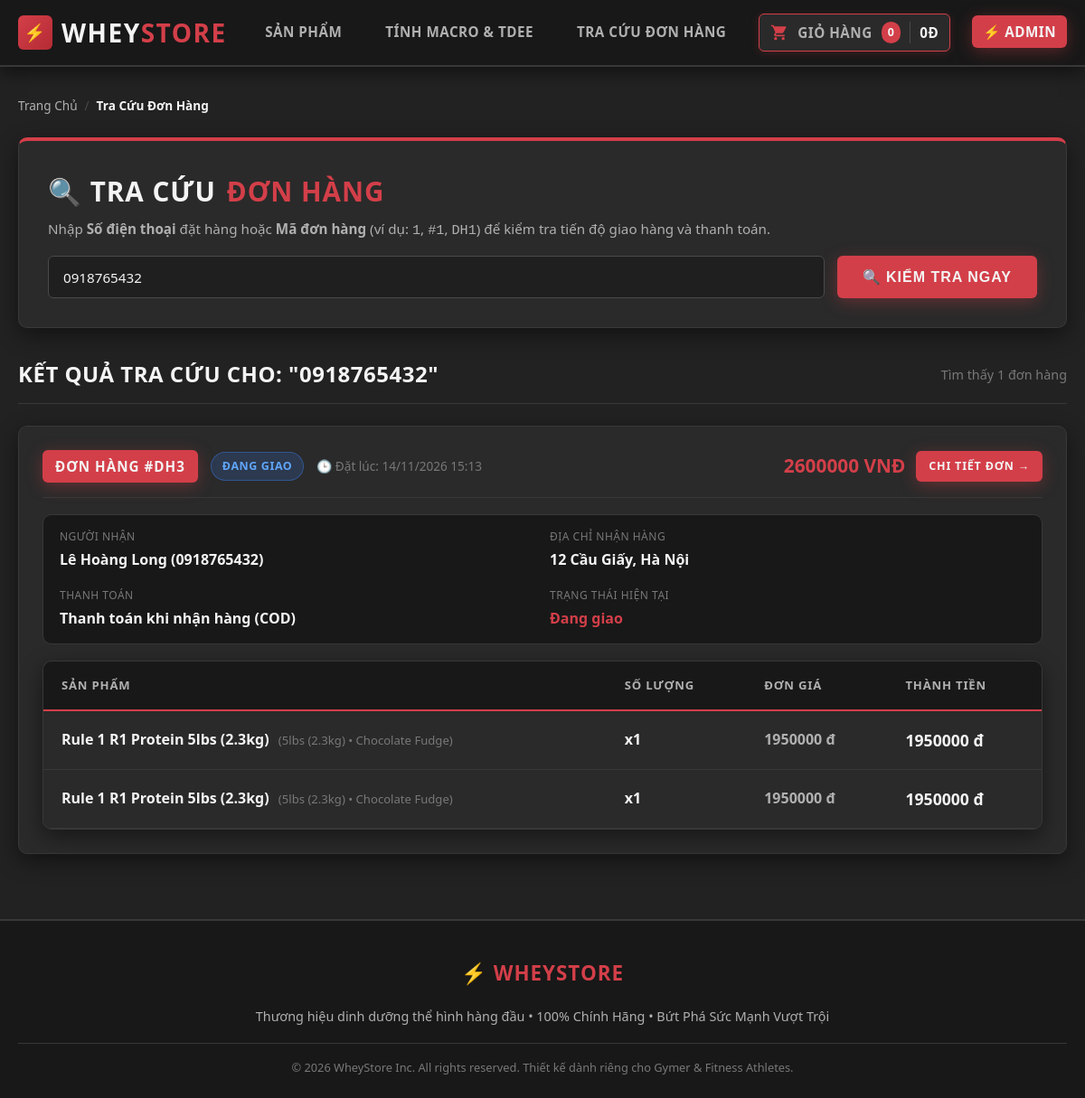
The app's page /orders/track/?q=0918765432 with its own data.
### orders/models.py (models this page shows, shortened)
class Order(models.Model):
    PAYMENT_CHOICES = [
        ('COD', 'Thanh toán khi nhận hàng (COD)'),
        ('BANK', 'Chuyển khoản VietQR'),
    ]
    STATUS_CHOICES = [
        ('PENDING', 'Chờ xử lý'),
        ('PAID', 'Đã thanh toán'),
        ('SHIPPING', 'Đang giao'),
        ('COMPLETED', 'Hoàn thành'),
        ('CANCELLED', 'Đã hủy'),
    ]
    full_name = models.CharField(max_length=150, verbose_name="Họ và tên")
    phone = models.CharField(max_length=20, verbose_name="Số điện thoại")
    email = models.EmailField(blank=True, null=True, verbose_name="Email (không bắt buộc)")
    address = models.CharField(max_length=255, verbose_name="Địa chỉ nhận hàng chi tiết")
    city = models.CharField(max_length=100, verbose_name="Tỉnh / Thành phố")
    note = models.TextField(blank=True, verbose_name="Ghi chú giao hàng")
    payment_method = models.CharField(
        max_length=10,
        choices=PAYMENT_CHOICES,
        default='COD',
        verbose_name="Phương thức thanh toán"
    )
    status = models.CharField(
        max_length=15,
        choices=STATUS_CHOICES,
        default='PENDING',
        verbose_name="Trạng thái đơn hàng"
    )
    coupon = models.ForeignKey(
        Coupon,
        related_name='orders',
        null=True,
        blank=True,
        on_delete=models.SET_NULL,
        verbose_name="Mã giảm giá áp dụng"
    )
    discount_percent = models.PositiveSmallIntegerField(
        default=0,
        verbose_name="Phần trăm giảm (%)"
    )
    discount_amount = models.DecimalField(
        max_digits=12,
        decimal_places=2,
        default=0,
        verbose_name="Số tiền được giảm (VNĐ)"
    )
    total_amount = models.DecimalField(
        max_digits=12,
        decimal_places=2,
        default=0,
        verbose_name="Tổng thanh toán (VNĐ)"
    )
    created = models.DateTimeField(auto_now_add=True, verbose_name="Ngày đặt hàng")
    updated = models.DateTimeField(auto_now=True, verbose_name="Cập nhật lần cuối")
    class Meta:
        ordering = ['-created']
        indexes = [
            models.Index(fields=['-created']),
            models.Index(fields=['phone']),
            models.Index(fields=['status']),
        ]
        verbose_name = 'Đơn hàng'
        verbose_name_plural = 'Đơn hàng'

class OrderItem(models.Model):
    order = models.ForeignKey(
        Order,
        related_name='items',
        on_delete=models.CASCADE,
        verbose_name="Đơn hàng"
    )
    product = models.ForeignKey(
        Product,
        related_name='order_items',
        on_delete=models.CASCADE,
        verbose_name="Sản phẩm"
    )
    price = models.DecimalField(max_digits=12, decimal_places=2, verbose_name="Đơn giá")
    quantity = models.PositiveIntegerField(default=1, verbose_name="Số lượng")
    class Meta:
        verbose_name = 'Chi tiết món hàng'
        verbose_name_plural = 'Chi tiết các món hàng'
    def get_cost(self):
        return self.price * self.quantity

### shop/models.py (models this page shows, shortened)
class Product(models.Model):
    category = models.ForeignKey(
        Category,
        related_name='products',
        on_delete=models.CASCADE,
        verbose_name="Danh mục"
    )
    name = models.CharField(max_length=255, verbose_name="Tên sản phẩm")
    slug = models.SlugField(max_length=255)
    brand = models.CharField(max_length=100, blank=True, default='', verbose_name="Thương hiệu")
    image = models.ImageField(upload_to='products/%Y/%m/%d', blank=True, null=True, verbose_name="Ảnh sản phẩm")
    description = models.TextField(blank=True, verbose_name="Mô tả")
    price = models.DecimalField(max_digits=12, decimal_places=2, verbose_name="Giá bán (VNĐ)")
    old_price = models.DecimalField(
        max_digits=12,
        decimal_places=2,
        blank=True,
        null=True,
        verbose_name="Giá gốc trước khi giảm (VNĐ)"
    )
    weight = models.CharField(max_length=50, blank=True, verbose_name="Trọng lượng (VD: 5lbs)")
    servings = models.CharField(max_length=50, blank=True, default='', verbose_name="Số lần dùng (VD: 76 Servings)")
    protein_per_serving = models.CharField(max_length=50, blank=True, default='25g', verbose_name="Protein / Serving")
    bcaa_per_serving = models.CharField(max_length=50, blank=True, default='5.5g', verbose_name="BCAA / Hoạt chất")
    calories = models.CharField(max_length=50, blank=True, default='110 kcal', verbose_name="Calories / Serving")
    sugar = models.CharField(max_length=50, blank=True, default='0g', verbose_name="Đường (Sugar)")
    flavor = models.CharField(max_length=100, blank=True, verbose_name="Hương vị (VD: Chocolate)")
    origin = models.CharField(max_length=50, blank=True, default='USA', verbose_name="Xuất xứ")
    free_gift = models.CharField(
        max_length=150,
        blank=True,
        default='Tặng Bình Lắc Shaker + Freeship',
        verbose_name="Quà tặng kèm"
    )
    stock = models.PositiveIntegerField(default=0, verbose_name="Số lượng trong kho")
    available = models.BooleanField(default=True, verbose_name="Đang bán")
    created = models.DateTimeField(auto_now_add=True, verbose_name="Ngày tạo")
    updated = models.DateTimeField(auto_now=True, verbose_name="Ngày cập nhật")
    class Meta:
        ordering = ['-created']
        indexes = [
            models.Index(fields=['id', 'slug']),
            models.Index(fields=['name']),
            models.Index(fields=['-created']),
        ]
        verbose_name = 'Sản phẩm'
        verbose_name_plural = 'Sản phẩm'

### orders/views.py (the view)
# urls.py: path('track/', views.order_detail_and_lookup, name='order_track'),
def order_detail_and_lookup(request, order_id=None):
    if order_id is not None:
        return order_success(request, order_id=order_id)
    query = request.GET.get('q', '').strip()
    orders = []
    if query:
        cleaned_id_match = re.sub(r'^(#|dh|wheystore\s*dh)\s*', '', query, flags=re.IGNORECASE).strip()
        q_filter = Q(phone__icontains=query)
        if cleaned_id_match.isdigit():
            q_filter |= Q(id=int(cleaned_id_match))
        orders = Order.objects.prefetch_related('items__product').filter(q_filter).order_by('-created')
    return render(
        request,
        'orders/track.html',
        {
            'query': query,
            'orders': orders,
        }
    )

### cart/cart.py (called while the page is built)
    def __len__(self):
        return sum(item['quantity'] for item in self.cart.values())

### cart/context_processors.py (called while the page is built)
def cart(request):
    return {'cart': Cart(request)}

### orders/templates/orders/track.html (shortened to what this page needs)
{% extends "shop/base.html" %}
{% block content %}
<nav class="breadcrumbs">
    <a href="{% url 'shop:product_list' %}">Trang Chủ</a>
    <span class="separator">/</span>
    <span class="current">Tra Cứu Đơn Hàng</span>
</nav>
<section class="track-search-box">
    <h1 class="cart-page-title" style="margin-bottom: 6px;">
        <span>&#128269; Tra Cứu</span>
        <span class="accent">Đơn Hàng</span>
    </h1>
    <p style="color: var(--text-secondary); font-size: 0.95rem;">
        Nhập <strong>Số điện thoại</strong> đặt hàng hoặc <strong>Mã đơn hàng</strong> (ví dụ: <code>1</code>, <code>#1</code>, <code>DH1</code>) để kiểm tra tiến độ giao hàng và thanh toán.
    </p>
    <form action="{% url 'orders:order_track' %}" method="get" class="track-search-form">
        <input type="text"
               name="q"
               value="{{ query }}"
               class="fitness-input"
               placeholder="Nhập Số điện thoại (VD: 0987654321) hoặc Mã đơn hàng (VD: #1, DH1)..."
               required>
        <button type="submit" class="btn-buy btn-large" style="white-space: nowrap; justify-content: center;">
            <span>&#128269; Kiểm Tra Ngay</span>
        </button>
    </form>
</section>
{% if query %}
    <div class="product-section-header">
        <h2 class="section-title">Kết Quả Tra Cứu Cho: "{{ query }}"</h2>
        <span class="product-count">Tìm thấy {{ orders|length }} đơn hàng</span>
    </div>
    {% if orders %}
        {% for order in orders %}
        <article class="track-order-card">
            <div class="track-order-header">
                <div style="display: flex; align-items: center; gap: 14px; flex-wrap: wrap;">
                    <span class="success-badge-id" style="font-size: 0.95rem; padding: 6px 14px;">
                        ĐƠN HÀNG #DH{{ order.id }}
                    </span>
                    <span class="order-status-pill status-{{ order.status }}">
                        {{ order.get_status_display }}
                    </span>
                    <span style="color: var(--text-muted); font-size: 0.85rem;">
                        🕒 Đặt lúc: {{ order.created|date:"d/m/Y H:i" }}
                    </span>
                </div>
                <div style="display: flex; align-items: center; gap: 12px;">
                    <span style="font-size: 1.3rem; font-weight: 900; color: var(--accent-red);">
                        {{ order.total_amount|floatformat:0 }} VNĐ
                    </span>
                    <a href="{% url 'orders:order_success' order.id %}" class="btn-buy" style="padding: 7px 14px; font-size: 0.78rem;">
                        {% if order.payment_method == 'BANK' %}
                            <span>&#9889; Chi Tiết & Mã VietQR</span>
                        {% else %}
                            <span>Chi Tiết Đơn &rarr;</span>
                        {% endif %}
                    </a>
                </div>
            </div>
            <div class="specs-panel" style="margin-bottom: 18px; padding: 14px 18px;">
                <div class="spec-item">
                    <span class="spec-label">Người nhận</span>
                    <span class="spec-value">{{ order.full_name }} ({{ order.phone }})</span>
                </div>
                <div class="spec-item">
                    <span class="spec-label">Địa chỉ nhận hàng</span>
                    <span class="spec-value">{{ order.address }}, {{ order.city }}</span>
                </div>
                <div class="spec-item">
                    <span class="spec-label">Thanh toán</span>
                    <span class="spec-value">{{ order.get_payment_method_display }}</span>
                </div>
                <div class="spec-item">
                    <span class="spec-label">Trạng thái hiện tại</span>
                    <span class="spec-value" style="color: var(--accent-red);">{{ order.get_status_display }}</span>
                </div>
            </div>
            <div class="cart-table-container" style="margin-bottom: 0;">
                <table class="cart-table">
                    <thead>
                        <tr>
                            <th>Sản Phẩm</th>
                            <th>Số Lượng</th>
                            <th>Đơn Giá</th>
                            <th>Thành Tiền</th>
                        </tr>
                    </thead>
                    <tbody>
                        {% for item in order.items.all %}
                        <tr>
                            <td>
                                <strong>{{ item.product.name }}</strong>
                                <span style="color: var(--text-muted); font-size: 0.82rem; margin-left: 6px;">
                                    ({{ item.product.weight }} &bull; {{ item.product.flavor }})
                                </span>
                            </td>
                            <td><strong>x{{ item.quantity }}</strong></td>
                            <td class="cart-price-cell">{{ item.price|floatformat:0 }} đ</td>
                            <td class="cart-subtotal-cell">{{ item.get_cost|floatformat:0 }} đ</td>
                        </tr>
                        {% endfor %}
                    </tbody>
                </table>
            </div>
        </article>
        {% endfor %}
    {% else %}
        <div class="empty-box">
            <div class="empty-icon">&#128270;</div>
            <h3>Không tìm thấy đơn hàng nào khớp với "{{ query }}"</h3>
            <p>Vui lòng kiểm tra lại Số điện thoại hoặc Mã đơn hàng của bạn.</p>
        </div>
    {% endif %}
{% endif %}
{% endblock %}

### shop/templates/shop/base.html (shortened to what this page needs)
{% load static %}
<!DOCTYPE html>
<html lang="vi">
<head>
    <link rel="stylesheet" href="{% static 'css/style.css' %}">
</head>
<body>
    <header class="site-header">
        <div class="header-container">
            <a href="{% url 'shop:product_list' %}" class="brand-logo">
                <span class="logo-icon">&#9889;</span>
                <span>Whey<span class="accent">Store</span></span>
            </a>
            <ul class="nav-links">
                <li class="nav-item">
                    <a href="{% url 'shop:product_list' %}">Sản Phẩm</a>
                </li>
                <li class="nav-item">
                    <a href="{% url 'shop:product_list' %}#macro-calculator">Tính Macro &amp; TDEE</a>
                </li>
                <li class="nav-item">
                    <a href="{% url 'orders:order_track' %}">Tra cứu đơn hàng</a>
                </li>
                <li class="nav-item">
                    {% with total_items=cart|length %}
                    <a href="{% url 'cart:cart_detail' %}"
                       class="header-cart-link"
                       id="header-cart-btn"
                       data-cart-count="{{ total_items }}"
                       title="Xem giỏ hàng của bạn">
                        <span class="cart-icon-red">
                        </span>
                        <span>Giỏ hàng</span>
                        <span class="cart-badge-count" id="header-cart-badge">{{ total_items }}</span>
                        {% if total_items > 0 %}
                            <span class="cart-header-total">{{ cart.get_total_price_after_discount|floatformat:0 }}đ</span>
                        {% else %}
                            <span class="cart-header-total">0đ</span>
                        {% endif %}
                    </a>
                    {% endwith %}
                </li>
                <li class="nav-item">
                    <a href="{% url 'dashboard' %}" class="admin-btn">&#9889; Admin</a>
                </li>
            </ul>
        </div>
    </header>
    <main class="main-wrapper">
        {% block content %}
        {% endblock %}
    </main>
    <footer class="site-footer">
        <div class="footer-container">
            <div class="footer-brand">
                <span>&#9889; Whey</span><span>Store</span>
            </div>
            <p class="footer-slogan">
                Thương hiệu dinh dưỡng thể hình hàng đầu &bull; 100% Chính Hãng &bull; Bứt Phá Sức Mạnh Vượt Trội
            </p>
            <div class="footer-bottom">
                &copy; 2026 WheyStore Inc. All rights reserved. Thiết kế dành riêng cho Gymer &amp; Fitness Athletes.
            </div>
        </div>
    </footer>
</body>
</html>

### records on screen
Order: id "3", status "ĐANG GIAO", created "14/11/2026 15:13", total_amount "2600000", shows "CHI TIẾT ĐƠN →", full_name "Lê Hoàng Long", phone "0918765432", address "12 Cầu Giấy", city "Hà Nội", payment_method "Thanh toán khi nhận hàng (COD)", status "Đang giao"
OrderItem: product.name "Rule 1 R1 Protein 5lbs (2.3kg)", product.weight "5lbs (2.3kg)", product.flavor "Chocolate Fudge", quantity "1", price "1950000", get_cost "1950000"
OrderItem: product.name "Rule 1 R1 Protein 5lbs (2.3kg)", product.weight "5lbs (2.3kg)", product.flavor "Chocolate Fudge", quantity "1", price "1950000", get_cost "1950000"

### other values on screen
{{ total_items }} "0"
{{ query }} "0918765432"
{{ orders|length }} "1"
